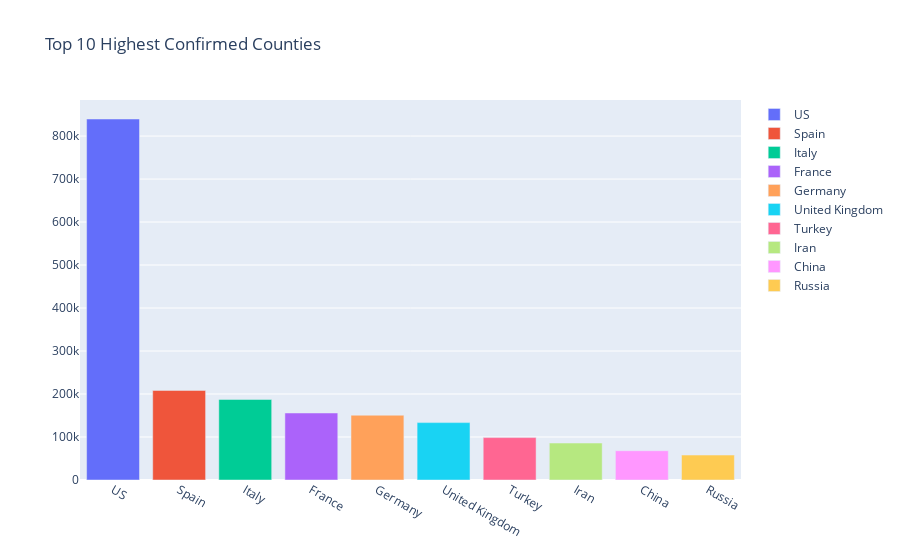

The notebook cell this image was saved under:
### Code cell
# printing the uniques confirmed contries

# print(style.BOLD + "\nUnique Confirmed Counties\n" + style.END)

fig = go.Figure()

for i in range(len(topConfirmedCasesCountry)):
    fig.add_traces(
        go.Bar(
            x=[topConfirmedCasesCountry["Country/Region"].iloc[i]],
            y=[topConfirmedCasesCountry[getLastDateOfConfirmed()].iloc[i]],
            name=topConfirmedCasesCountry["Country/Region"].iloc[i],
        )
    )

fig.update_layout(title="Top 10 Highest Confirmed Counties")
fig.show()

### Figure 1 — Plotly figure (JSON) as saved in the notebook; plotly's stock layout.template omitted (floating-point values rounded to 4 significant figures)
{"data": [{"name": "US", "type": "bar", "x": ["US"], "y": [839675]}, {"name": "Spain", "type": "bar", "x": ["Spain"], "y": [208389]}, {"name": "Italy", "type": "bar", "x": ["Italy"], "y": [187327]}, {"name": "France", "type": "bar", "x": ["France"], "y": [155860]}, {"name": "Germany", "type": "bar", "x": ["Germany"], "y": [150648]}, {"name": "United Kingdom", "type": "bar", "x": ["United Kingdom"], "y": [133495]}, {"name": "Turkey", "type": "bar", "x": ["Turkey"], "y": [98674]}, {"name": "Iran", "type": "bar", "x": ["Iran"], "y": [85996]}, {"name": "China", "type": "bar", "x": ["China"], "y": [68128]}, {"name": "Russia", "type": "bar", "x": ["Russia"], "y": [57999]}], "layout": {"autosize": true, "title": {"text": "Top 10 Highest Confirmed Counties"}, "xaxis": {"autorange": true, "range": [-0.5, 9.5], "type": "category"}, "yaxis": {"autorange": true, "range": [0, 883900.0], "type": "linear"}}}
